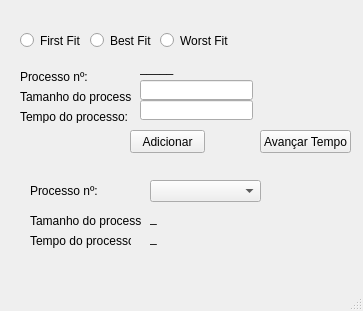
<?xml version="1.0" encoding="UTF-8"?>
<ui version="4.0">
 <class>MainWindow</class>
 <widget class="QMainWindow" name="MainWindow">
  <property name="geometry">
   <rect>
    <x>0</x>
    <y>0</y>
    <width>363</width>
    <height>311</height>
   </rect>
  </property>
  <property name="windowTitle">
   <string>MainWindow</string>
  </property>
  <widget class="QWidget" name="centralwidget">
   <widget class="QLineEdit" name="lineEdit_tamanho_processo">
    <property name="geometry">
     <rect>
      <x>140</x>
      <y>80</y>
      <width>113</width>
      <height>20</height>
     </rect>
    </property>
   </widget>
   <widget class="QLineEdit" name="lineEdit_tempo_processo">
    <property name="geometry">
     <rect>
      <x>140</x>
      <y>100</y>
      <width>113</width>
      <height>20</height>
     </rect>
    </property>
   </widget>
   <widget class="QPushButton" name="pushButton_add">
    <property name="geometry">
     <rect>
      <x>130</x>
      <y>130</y>
      <width>75</width>
      <height>23</height>
     </rect>
    </property>
    <property name="text">
     <string>Adicionar</string>
    </property>
   </widget>
   <widget class="QComboBox" name="comboBox_processo">
    <property name="geometry">
     <rect>
      <x>150</x>
      <y>180</y>
      <width>111</width>
      <height>22</height>
     </rect>
    </property>
   </widget>
   <widget class="QLabel" name="label_4">
    <property name="geometry">
     <rect>
      <x>30</x>
      <y>180</y>
      <width>71</width>
      <height>21</height>
     </rect>
    </property>
    <property name="text">
     <string>Processo nº:</string>
    </property>
   </widget>
   <widget class="QLabel" name="label_5">
    <property name="geometry">
     <rect>
      <x>30</x>
      <y>210</y>
      <width>111</width>
      <height>21</height>
     </rect>
    </property>
    <property name="text">
     <string>Tamanho do processo:</string>
    </property>
   </widget>
   <widget class="QLabel" name="label_6">
    <property name="geometry">
     <rect>
      <x>30</x>
      <y>230</y>
      <width>101</width>
      <height>21</height>
     </rect>
    </property>
    <property name="text">
     <string>Tempo do processo:</string>
    </property>
   </widget>
   <widget class="QRadioButton" name="radioButton_ff">
    <property name="geometry">
     <rect>
      <x>20</x>
      <y>30</y>
      <width>81</width>
      <height>21</height>
     </rect>
    </property>
    <property name="text">
     <string>First Fit</string>
    </property>
   </widget>
   <widget class="QRadioButton" name="radioButton_bf">
    <property name="geometry">
     <rect>
      <x>90</x>
      <y>30</y>
      <width>81</width>
      <height>21</height>
     </rect>
    </property>
    <property name="text">
     <string>Best Fit</string>
    </property>
   </widget>
   <widget class="QRadioButton" name="radioButton_wf">
    <property name="geometry">
     <rect>
      <x>160</x>
      <y>30</y>
      <width>81</width>
      <height>21</height>
     </rect>
    </property>
    <property name="text">
     <string>Worst Fit</string>
    </property>
   </widget>
   <widget class="QLabel" name="label_processo_numero">
    <property name="geometry">
     <rect>
      <x>140</x>
      <y>60</y>
      <width>81</width>
      <height>16</height>
     </rect>
    </property>
    <property name="text">
     <string>_____</string>
    </property>
   </widget>
   <widget class="QPushButton" name="pushButton_avancar">
    <property name="geometry">
     <rect>
      <x>260</x>
      <y>130</y>
      <width>91</width>
      <height>23</height>
     </rect>
    </property>
    <property name="text">
     <string>Avançar Tempo</string>
    </property>
   </widget>
   <widget class="QLabel" name="label_tamanho_processo">
    <property name="geometry">
     <rect>
      <x>150</x>
      <y>210</y>
      <width>101</width>
      <height>16</height>
     </rect>
    </property>
    <property name="text">
     <string>_</string>
    </property>
   </widget>
   <widget class="QLabel" name="label_tempo_processo">
    <property name="geometry">
     <rect>
      <x>150</x>
      <y>230</y>
      <width>101</width>
      <height>16</height>
     </rect>
    </property>
    <property name="text">
     <string>_</string>
    </property>
   </widget>
   <widget class="QWidget" name="">
    <property name="geometry">
     <rect>
      <x>20</x>
      <y>70</y>
      <width>111</width>
      <height>53</height>
     </rect>
    </property>
    <layout class="QVBoxLayout" name="verticalLayout">
     <item>
      <widget class="QLabel" name="label_2">
       <property name="text">
        <string>Processo nº:</string>
       </property>
      </widget>
     </item>
     <item>
      <widget class="QLabel" name="label">
       <property name="text">
        <string>Tamanho do processo:</string>
       </property>
      </widget>
     </item>
     <item>
      <widget class="QLabel" name="label_3">
       <property name="text">
        <string>Tempo do processo:</string>
       </property>
      </widget>
     </item>
    </layout>
   </widget>
  </widget>
  <widget class="QMenuBar" name="menubar">
   <property name="geometry">
    <rect>
     <x>0</x>
     <y>0</y>
     <width>363</width>
     <height>21</height>
    </rect>
   </property>
  </widget>
  <widget class="QStatusBar" name="statusbar"/>
 </widget>
 <resources/>
 <connections/>
</ui>
